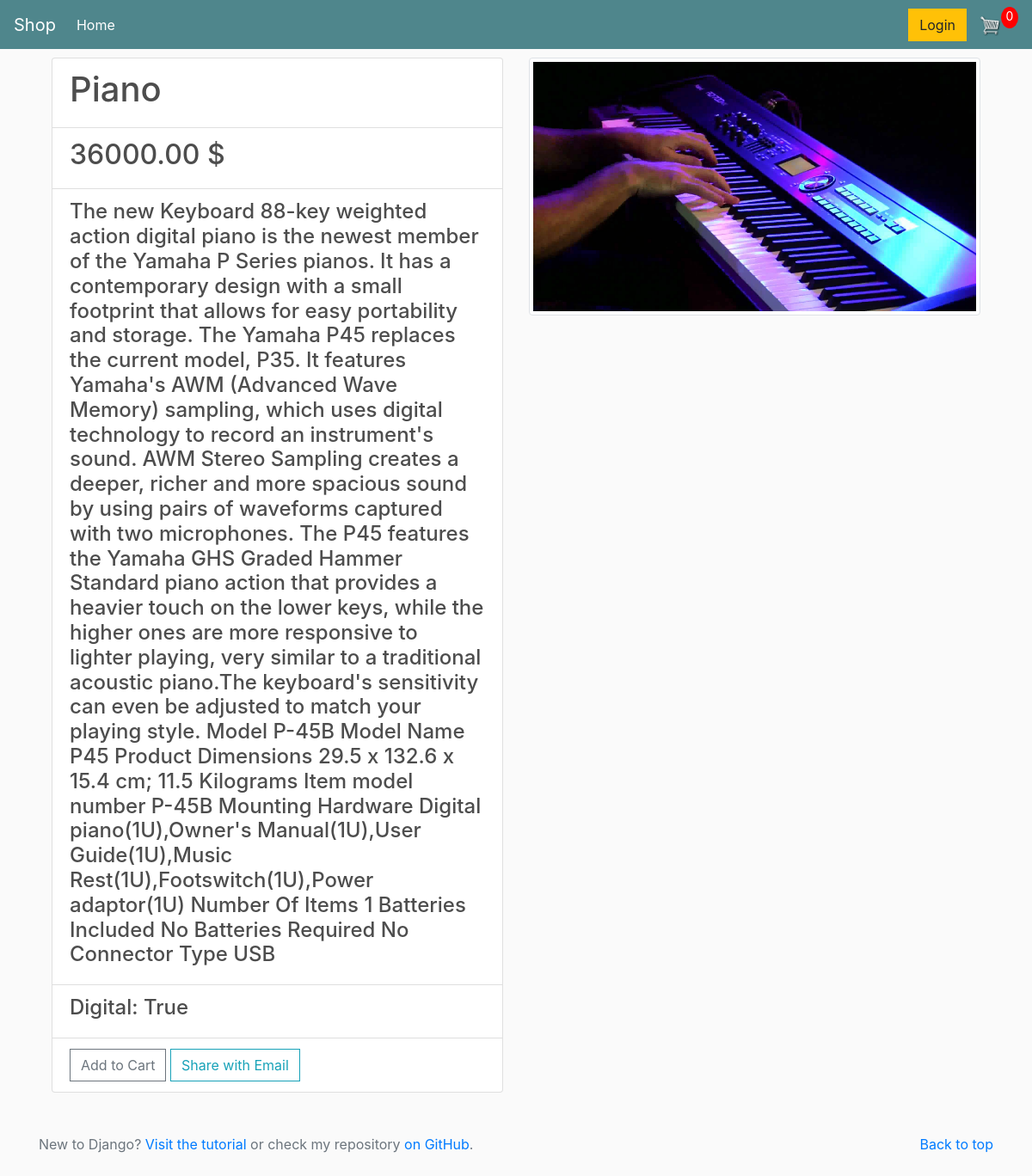
/1/view/, run on the app's committed database.
### store/models.py (models this page shows, shortened)
class Product(models.Model):
    name = models.CharField(max_length=200, null=True)
    price = models.DecimalField(max_digits=7, decimal_places=2)
    description = models.TextField(blank=True)
    digital = models.BooleanField(default=False, null=True, blank=False)
    image = models.ImageField(null=True, blank=True)
    @property
    def imageURL(self):
        try:
            url = self.image.url
        except:
            url = 'img/placeholder.png'
        return url
    class Meta:
        verbose_name = 'Product'
        verbose_name_plural = 'Products'

### store/views.py (the view)
# urls.py: path('<int:product_id>/view/', views.view, name='view'),
def view(request, product_id):
    data = cartData(request)
    cartItems = data['cartItems']
    product = get_object_or_404(Product, id=product_id)
    context = {'product': product, 'cartItems': cartItems}
    template_name = 'store/view.html'
    return render(request, template_name, context)

### store/utils.py (called while the page is built, shortened)
def cookieCart(request):
    try:
        cart = json.loads(request.COOKIES['cart'])
    except:
        cart = {}
    print(cart)
    items = []
    order = {'get_cart_total':0, 'get_cart_items':0, 'shipping':False}
    cartItems = order['get_cart_items']
    return {'cartItems': cartItems, 'order': order, 'items': items}

def cartData(request):
    if request.user.is_authenticated:
        customer = request.user.customer
        order, created = Order.objects.get_or_create(customer=customer, complete=False)
        items = order.orderitem_set.all()
        cartItems = order.get_cart_items
    else:
        cookieData = cookieCart(request)
        cartItems = cookieData['cartItems']
        items = cookieData['items']
        order = cookieData['order']
    return {'cartItems': cartItems, 'order': order, 'items': items}

### templates/store/view.html (shortened to what this page needs)
{% extends 'store/main.html' %}
{% load static %}
{% block content %}
    <div class="row">
        <div class="col-lg-12">
            <div class="container">
                <div class="row">
                    <div class="col-sm">
                        <ul class="list-group">
                            <li class="list-group-item"><h1>{{product.name}}</h1></li>
                            <li class="list-group-item"><h2>{{product.price|floatformat:2}} $</h2></li>
                            <li class="list-group-item"><h4>
                                {% if product.description %}
                                    {{product.description}}
                                {% else %}
                                    Description is empty
                                {% endif %}
                            </h4></li>
                            <li class="list-group-item"><h4>Digital: {{product.digital}}</h4></li>
                            <li class="list-group-item">
                                <button data-product="{{product.id}}" data-action="add" class="btn btn-outline-secondary add-btn update-cart">Add to Cart</button>
                                <a class="btn btn-outline-info add-btn update-cart" href="{% url 'store:share' product.id %}" role="button">Share with Email</a>
                            </li>
                        </ul>
                    </div>
                    <div class="col-sm">
                        <img class="img-thumbnail" src="{{product.imageURL}}" alt="product image">
                    </div>
                </div>
            </div>
        </div>
    </div>
{% endblock %}

### static/store/css/main.css (style rules this page uses)
body { background-color: hsl(0, 0%, 98%); }
h1, h2, h3, h4, h5, h6 { color:hsl(0, 0%, 30%); }
.col-lg-4, .col-lg-6, .col-lg-8, .col-lg-12 { margin-top: 10px; }
.btn { border-radius: 0; }

### data on the page
Product: name "Piano", price "36000.00", description "The new Keyboard 88-key weighted action digital piano is the newest member of the Yamaha P Series pianos. It has a contemporary design with a small footprint that allows for easy portability and storage. The Yamaha P45 replaces the current model, P35. It features Yamaha's AWM (Advanced Wave Memory) sampling, which uses digital technology to record an instrument's sound. AWM Stereo Sampling creates a deeper, richer and more spacious sound by using pairs of waveforms captured with two microphones. The P45 features the Yamaha GHS Graded Hammer Standard piano action that provides a heavier touch on the lower keys, while the higher ones are more responsive to lighter playing, very similar to a…", digital "True", imageURL (picture)

### other printed values
{{ cartItems }} "0"
